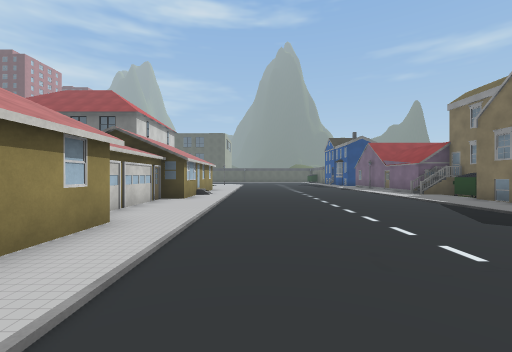
View 1 (above)

19 first-person views from a walk through a scene from a Unity 3-D project. The camera is 1.5 m above the floor, looks level and sees 90° across. The floor is counted in squares, 2 m on a side. Each view is taken from the middle of a square. On the plan, view 1 faces up. The plan holds only what a view shows up to about 9 squares ahead; the rest is blank. The place goes on beyond the plan. The player character is not drawn. Some surface patterns are stand-ins.

View 2
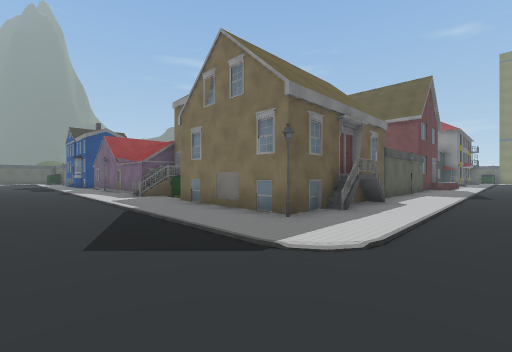

View 3
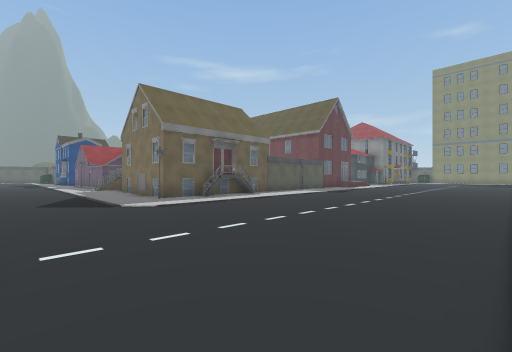

View 4
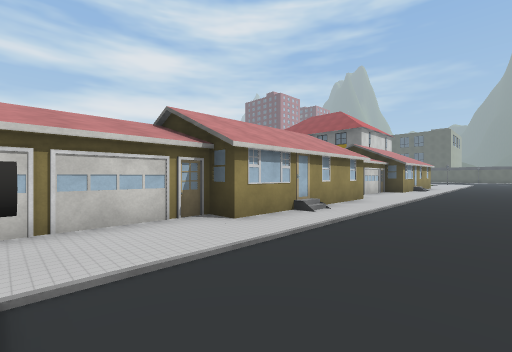

View 5
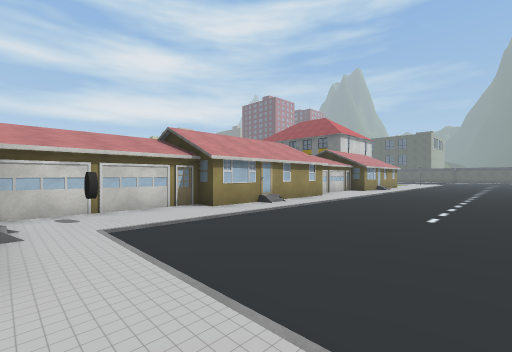

View 6
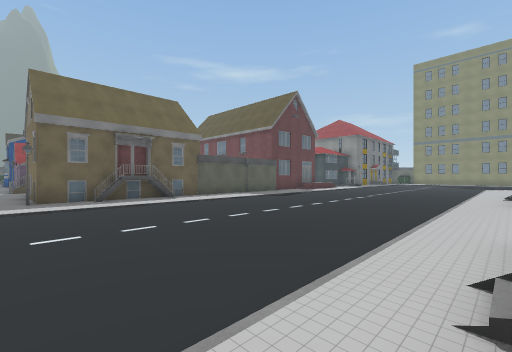

View 7
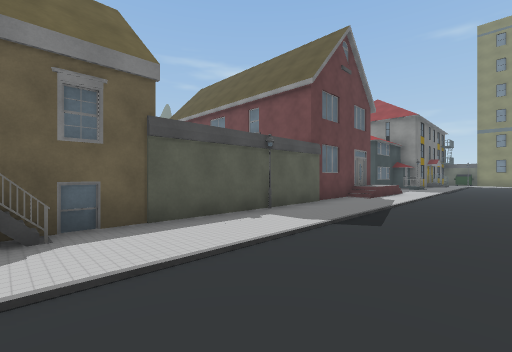

View 8
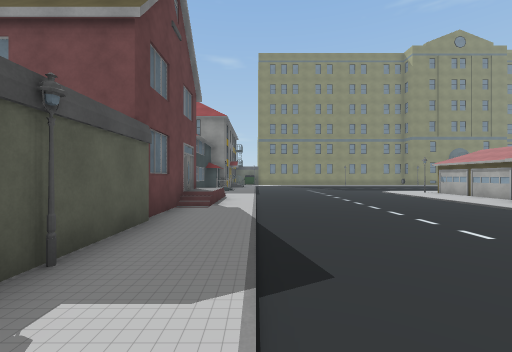

View 9
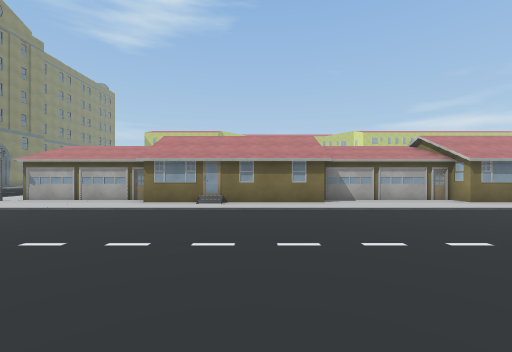

View 10
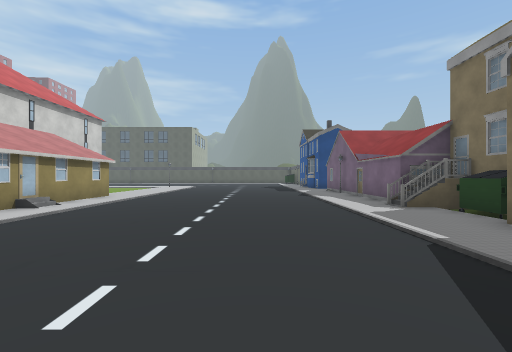

View 11
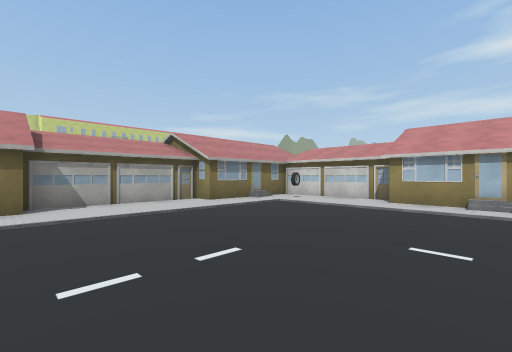

View 12
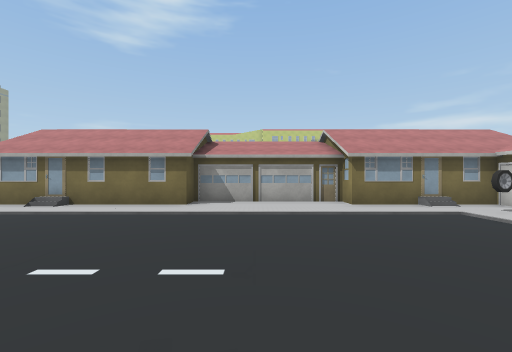

View 13
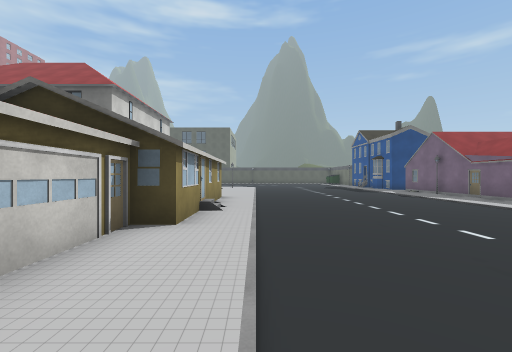

View 14
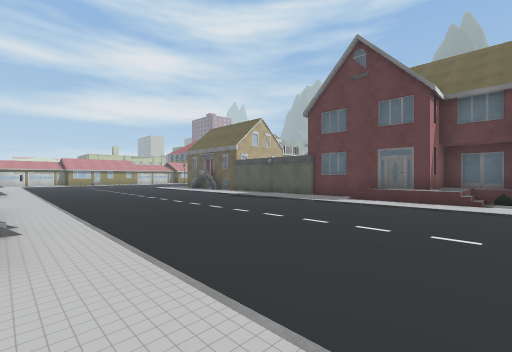

View 15
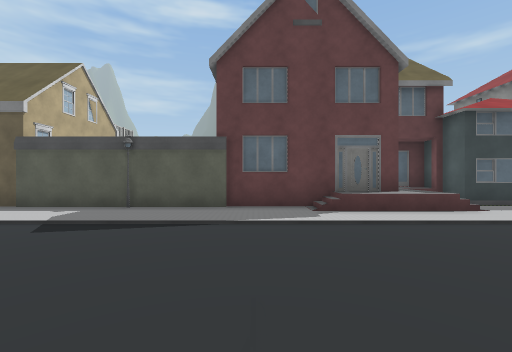

View 16
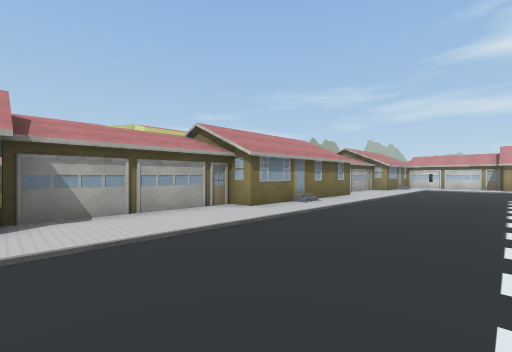

View 17
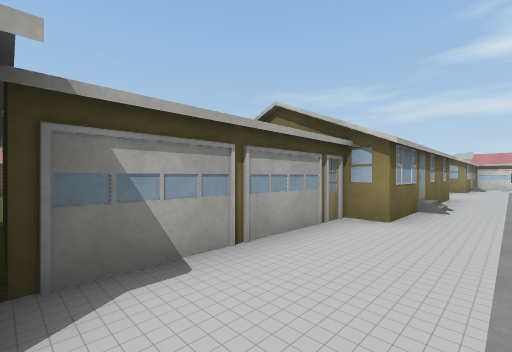

View 18
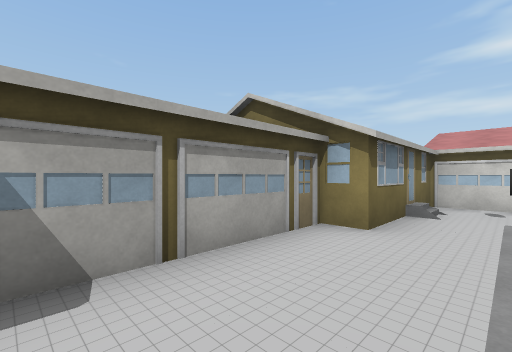

View 19
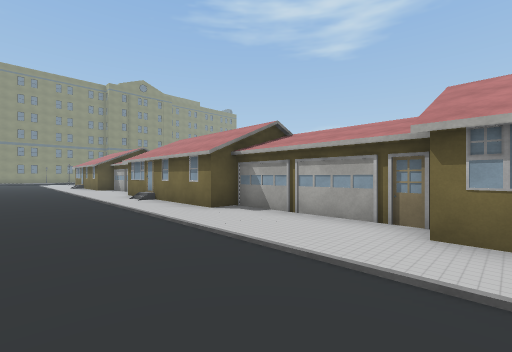

### Floor plan
Key: @ floor where view 1 was taken; # wall or solid block; . floor; / step, stairs or slope; B building; I bin; S streetlight; O other object.
Columns run from 9 left of view 1 to 22 right of it. Each row starts with its distance up from view 1.
 13 BBBB BBB........B
 12       OB........B
 11        B........B
 10        B........BB
  9        B........II
  8       BB........II
  7       B.........B    B
  6       B.........B    B   B   BBB
  5       B.........B    B   B   BBB
  4      BB.........SBBBB#OS#OBBBB
  3       OB........................
  2        B........................
  1        B........................
  0        B.@......................
 -1       BB........................
 -2       B.........................
 -3       B.........................
 -4       BO........................
 -5     BBB./......../......../.....
 -6        OB BBBBBOOBOBBBBBO BOBBBB
 -7               B       OB
 -8               B       OB
 -9                       O#

Positions as (right, up) in squares from view 1, and headings:
1: (0, 0), facing up
2: (3, 1), facing up-right
3: (3, -4), facing up-right
4: (1, -4), facing up-left
5: (3, -5), facing up-left
6: (6, -5), facing up-right
7: (10, 0), facing up-right
8: (12, 2), facing right
9: (16, 2), facing down
10: (3, 4), facing up
11: (5, 1), facing down-left
12: (3, 1), facing down
13: (-1, 4), facing up
14: (22, -5), facing up-left
15: (17, -2), facing up
16: (14, -1), facing down-left
17: (14, -4), facing down-left
18: (4, -4), facing down-left
19: (0, -2), facing down-right
